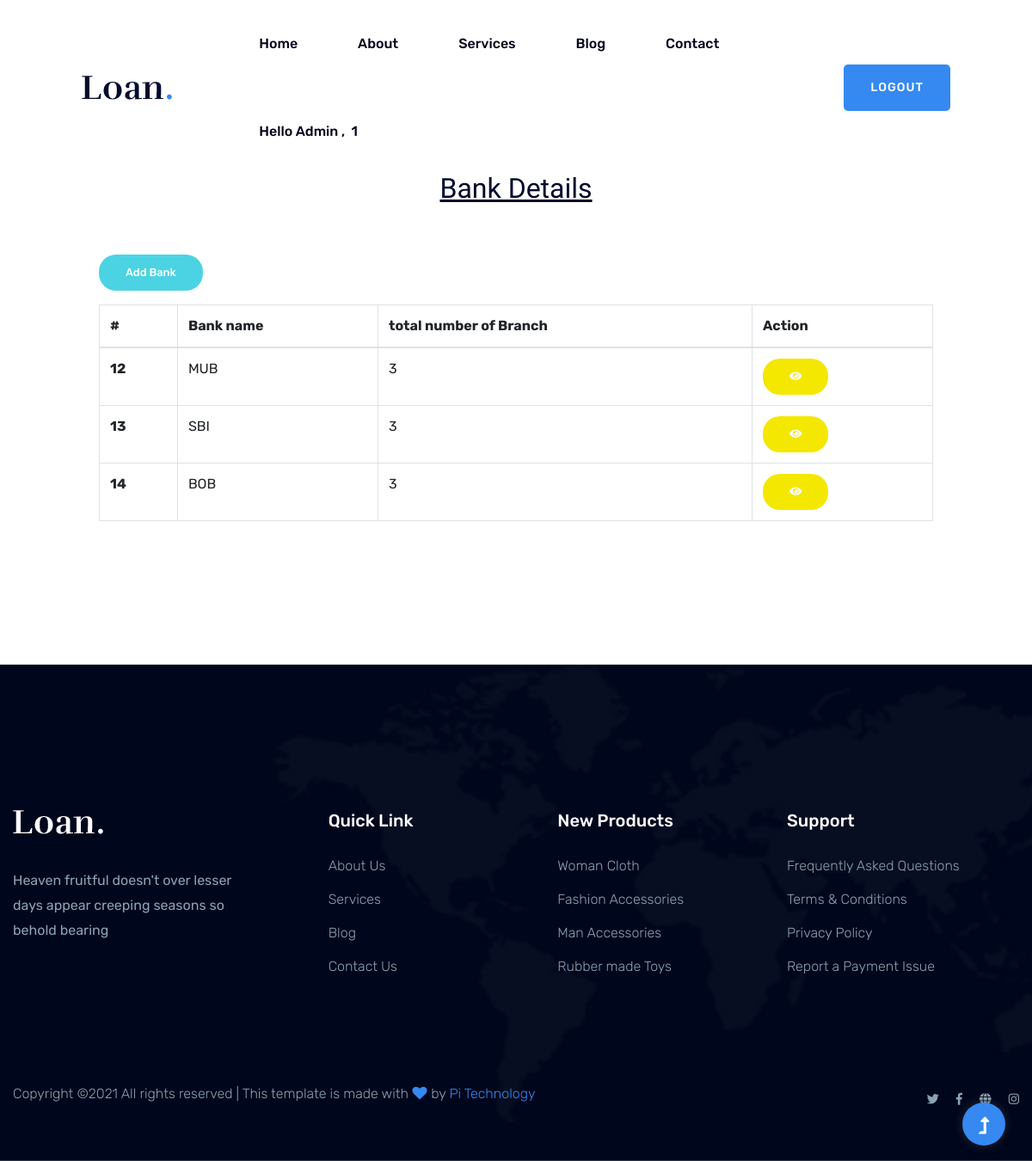
Page /main_admin/bank_list/ (signed in) on the committed database.
### main_admin_management/models.py (models this page shows, shortened)
class main_bank(models.Model):
    bankname = models.CharField(max_length=20)
    main_bank_id = models.CharField(max_length=8,default='')
    numberofbranch = models.CharField(max_length=20,default='0')

### main_admin_management/views.py (the view)
# urls.py: path('bank_list/',views.bank_list,name='bank_list'),
def bank_list(request):
    if request.session.has_key('main_admin'):
        bank_detail = main_bank.objects.all()
        admin_data = get_object_or_404(main_admin,id=request.session['main_admin'])
        return render(request,'main_admin_management/bank_list.html',{'main_admin_id':admin_data.pk,'main_admin_name':admin_data.username,'main_bank_data':bank_detail})
    else:
        return redirect('/main_admin/')

### templates/main_admin_management/bank_list.html (shortened to what this page needs)
{% extends 'base.html' %}
{% load static %}
{% block main %}
<main>
<div class="slider-height2 hero-overly2 d-flex align-items-center">
<div class="container-fluid ">
<div class="row">
<div class="col-xl-12">
<div class="hero-cap text-center pt-200">
<h2 style="text-decoration: underline;">Bank Details</h2>
</div>
</div>
</div>
</div>
</div>
<div class="apply-area pt-50 pb-150">
<div class="container-fluid">
<div class="row justify-content-center">
<div class="col-lg-10">
<div class="apply-wrapper">
<div class="mb-3">
<a href="{% url 'main_admin_management:add_main' %}" class="genric-btn success circle">Add Bank</a>
</div>
<table class="table table-bordered">
  <thead>
    <tr>
      <th scope="col">#</th>
      <th scope="col">Bank name</th>
      <th scope="col">total number of Branch</th>
      <th scope="col">Action</th>
    </tr>
  </thead>
  <tbody>
  	{% for i in main_bank_data %}
    <tr>
      <th scope="row">{{i.pk}}</th>
      <td>{{i.bankname}}</td>
      <td>{{i.numberofbranch}}</td>
      <td class="justify-content-center">
        <a href="{% url 'main_admin_management:p_bank_list' i.pk %}" class="genric-btn warning circle"><div class="icon"><i class="fa fa-eye"></i></div></a>
      </td>
    </tr>
    {% endfor %}
  </tbody>
</table>
</div>
</div>
</div>
</div>
</div>
</main>
{% endblock %}

### rows in the picture
main_bank: pk "12", bankname "MUB", numberofbranch "3"
main_bank: pk "13", bankname "SBI", numberofbranch "3"
main_bank: pk "14", bankname "BOB", numberofbranch "3"

### other values in the picture
{{ main_admin_name }} "1"
